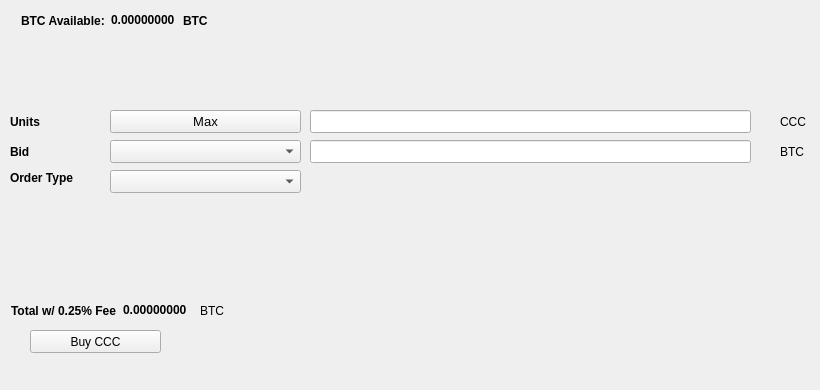
   <widget class="QWidget" name="BuyTab">
    <attribute name="title">
     <string>Buy</string>
    </attribute>
    <widget class="QPushButton" name="BuyCCC">
     <property name="geometry">
      <rect>
       <x>30</x>
       <y>330</y>
       <width>131</width>
       <height>23</height>
      </rect>
     </property>
     <property name="text">
      <string>Buy CCC</string>
     </property>
     <property name="icon">
      <iconset resource="../clonecoin.qrc">
       <normaloff>:/icons/bitcoin</normaloff>:/icons/bitcoin</iconset>
     </property>
    </widget>
    <widget class="QLabel" name="label_3">
     <property name="geometry">
      <rect>
       <x>10</x>
       <y>110</y>
       <width>46</width>
       <height>23</height>
      </rect>
     </property>
     <property name="font">
      <font>
       <weight>75</weight>
       <bold>true</bold>
      </font>
     </property>
     <property name="text">
      <string>Units</string>
     </property>
    </widget>
    <widget class="QLineEdit" name="UnitsInput">
     <property name="geometry">
      <rect>
       <x>310</x>
       <y>110</y>
       <width>441</width>
       <height>23</height>
      </rect>
     </property>
     <property name="font">
      <font>
       <pointsize>9</pointsize>
       <weight>75</weight>
       <bold>true</bold>
      </font>
     </property>
    </widget>
    <widget class="QLineEdit" name="BuyBidPriceEdit">
     <property name="geometry">
      <rect>
       <x>310</x>
       <y>140</y>
       <width>441</width>
       <height>23</height>
      </rect>
     </property>
     <property name="font">
      <font>
       <pointsize>9</pointsize>
       <weight>75</weight>
       <bold>true</bold>
      </font>
     </property>
    </widget>
    <widget class="QLabel" name="label_4">
     <property name="geometry">
      <rect>
       <x>780</x>
       <y>110</y>
       <width>31</width>
       <height>23</height>
      </rect>
     </property>
     <property name="text">
      <string>CCC</string>
     </property>
    </widget>
    <widget class="QLabel" name="label_5">
     <property name="geometry">
      <rect>
       <x>780</x>
       <y>140</y>
       <width>31</width>
       <height>23</height>
      </rect>
     </property>
     <property name="text">
      <string>BTC</string>
     </property>
    </widget>
    <widget class="QLabel" name="label_6">
     <property name="geometry">
      <rect>
       <x>10</x>
       <y>140</y>
       <width>46</width>
       <height>23</height>
      </rect>
     </property>
     <property name="font">
      <font>
       <weight>75</weight>
       <bold>true</bold>
      </font>
     </property>
     <property name="text">
      <string>Bid</string>
     </property>
    </widget>
    <widget class="QLabel" name="label_7">
     <property name="geometry">
      <rect>
       <x>10</x>
       <y>170</y>
       <width>91</width>
       <height>16</height>
      </rect>
     </property>
     <property name="font">
      <font>
       <weight>75</weight>
       <bold>true</bold>
      </font>
     </property>
     <property name="text">
      <string>Order Type</string>
     </property>
    </widget>
    <widget class="QPushButton" name="Buy_Max_Amount">
     <property name="geometry">
      <rect>
       <x>110</x>
       <y>110</y>
       <width>191</width>
       <height>23</height>
      </rect>
     </property>
     <property name="font">
      <font>
       <pointsize>10</pointsize>
      </font>
     </property>
     <property name="text">
      <string>Max</string>
     </property>
    </widget>
    <widget class="QComboBox" name="BuyBidcomboBox">
     <property name="geometry">
      <rect>
       <x>110</x>
       <y>140</y>
       <width>191</width>
       <height>23</height>
      </rect>
     </property>
     <property name="font">
      <font>
       <pointsize>10</pointsize>
      </font>
     </property>
    </widget>
    <widget class="QComboBox" name="buyOrdertypeCombo">
     <property name="geometry">
      <rect>
       <x>110</x>
       <y>170</y>
       <width>191</width>
       <height>23</height>
      </rect>
     </property>
     <property name="font">
      <font>
       <pointsize>10</pointsize>
      </font>
     </property>
    </widget>
    <widget class="QWidget" name="layoutWidget1">
     <property name="geometry">
      <rect>
       <x>21</x>
       <y>11</y>
       <width>227</width>
       <height>19</height>
      </rect>
     </property>
     <layout class="QHBoxLayout" name="horizontalLayout_3">
      <item>
       <widget class="QLabel" name="label232">
        <property name="font">
         <font>
          <weight>75</weight>
          <bold>true</bold>
         </font>
        </property>
        <property name="text">
         <string>BTC Available:</string>
        </property>
       </widget>
      </item>
      <item>
       <widget class="QLabel" name="BtcAvailableLbl">
        <property name="palette">
         <palette>
          <active>
           <colorrole role="WindowText">
            <brush brushstyle="SolidPattern">
             <color alpha="255">
              <red>0</red>
              <green>0</green>
              <blue>0</blue>
             </color>
            </brush>
           </colorrole>
           <colorrole role="Button">
            <brush brushstyle="SolidPattern">
             <color alpha="255">
              <red>0</red>
              <green>170</green>
              <blue>0</blue>
             </color>
            </brush>
           </colorrole>
           <colorrole role="Light">
            <brush brushstyle="SolidPattern">
             <color alpha="255">
              <red>0</red>
              <green>255</green>
              <blue>0</blue>
             </color>
            </brush>
           </colorrole>
           <colorrole role="Midlight">
            <brush brushstyle="SolidPattern">
             <color alpha="255">
              <red>0</red>
              <green>212</green>
              <blue>0</blue>
             </color>
            </brush>
           </colorrole>
           <colorrole role="Dark">
            <brush brushstyle="SolidPattern">
             <color alpha="255">
              <red>0</red>
              <green>85</green>
              <blue>0</blue>
             </color>
            </brush>
           </colorrole>
           <colorrole role="Mid">
            <brush brushstyle="SolidPattern">
             <color alpha="255">
              <red>0</red>
              <green>113</green>
              <blue>0</blue>
             </color>
            </brush>
           </colorrole>
           <colorrole role="Text">
            <brush brushstyle="SolidPattern">
             <color alpha="255">
              <red>0</red>
              <green>170</green>
              <blue>0</blue>
             </color>
            </brush>
           </colorrole>
           <colorrole role="BrightText">
            <brush brushstyle="SolidPattern">
             <color alpha="255">
              <red>255</red>
              <green>255</green>
              <blue>255</blue>
             </color>
            </brush>
           </colorrole>
           <colorrole role="ButtonText">
            <brush brushstyle="SolidPattern">
             <color alpha="255">
              <red>0</red>
              <green>0</green>
              <blue>0</blue>
             </color>
            </brush>
           </colorrole>
           <colorrole role="Base">
            <brush brushstyle="SolidPattern">
             <color alpha="255">
              <red>255</red>
              <green>255</green>
              <blue>255</blue>
             </color>
            </brush>
           </colorrole>
           <colorrole role="Window">
            <brush brushstyle="SolidPattern">
             <color alpha="255">
              <red>0</red>
              <green>170</green>
              <blue>0</blue>
             </color>
            </brush>
           </colorrole>
           <colorrole role="Shadow">
            <brush brushstyle="SolidPattern">
             <color alpha="255">
              <red>0</red>
              <green>0</green>
              <blue>0</blue>
             </color>
            </brush>
           </colorrole>
           <colorrole role="AlternateBase">
            <brush brushstyle="SolidPattern">
             <color alpha="255">
              <red>127</red>
              <green>212</green>
              <blue>127</blue>
             </color>
            </brush>
           </colorrole>
           <colorrole role="ToolTipBase">
            <brush brushstyle="SolidPattern">
             <color alpha="255">
              <red>255</red>
              <green>255</green>
              <blue>220</blue>
             </color>
            </brush>
           </colorrole>
           <colorrole role="ToolTipText">
            <brush brushstyle="SolidPattern">
             <color alpha="255">
              <red>0</red>
              <green>0</green>
              <blue>0</blue>
             </color>
            </brush>
           </colorrole>
          </active>
          <inactive>
           <colorrole role="WindowText">
            <brush brushstyle="SolidPattern">
             <color alpha="255">
              <red>0</red>
              <green>0</green>
              <blue>0</blue>
             </color>
            </brush>
           </colorrole>
           <colorrole role="Button">
            <brush brushstyle="SolidPattern">
             <color alpha="255">
              <red>0</red>
              <green>170</green>
              <blue>0</blue>
             </color>
            </brush>
           </colorrole>
           <colorrole role="Light">
            <brush brushstyle="SolidPattern">
             <color alpha="255">
              <red>0</red>
              <green>255</green>
              <blue>0</blue>
             </color>
            </brush>
           </colorrole>
           <colorrole role="Midlight">
            <brush brushstyle="SolidPattern">
             <color alpha="255">
              <red>0</red>
              <green>212</green>
              <blue>0</blue>
             </color>
            </brush>
           </colorrole>
           <colorrole role="Dark">
            <brush brushstyle="SolidPattern">
             <color alpha="255">
              <red>0</red>
              <green>85</green>
              <blue>0</blue>
             </color>
            </brush>
           </colorrole>
           <colorrole role="Mid">
            <brush brushstyle="SolidPattern">
             <color alpha="255">
              <red>0</red>
              <green>113</green>
              <blue>0</blue>
             </color>
            </brush>
           </colorrole>
           <colorrole role="Text">
            <brush brushstyle="SolidPattern">
             <color alpha="255">
              <red>0</red>
              <green>170</green>
              <blue>0</blue>
             </color>
            </brush>
           </colorrole>
           <colorrole role="BrightText">
            <brush brushstyle="SolidPattern">
             <color alpha="255">
              <red>255</red>
              <green>255</green>
              <blue>255</blue>
             </color>
            </brush>
           </colorrole>
           <colorrole role="ButtonText">
            <brush brushstyle="SolidPattern">
             <color alpha="255">
              <red>0</red>
              <green>0</green>
              <blue>0</blue>
             </color>
            </brush>
           </colorrole>
           <colorrole role="Base">
            <brush brushstyle="SolidPattern">
             <color alpha="255">
              <red>255</red>
              <green>255</green>
              <blue>255</blue>
             </color>
            </brush>
           </colorrole>
           <colorrole role="Window">
            <brush brushstyle="SolidPattern">
             <color alpha="255">
              <red>0</red>
              <green>170</green>
              <blue>0</blue>
             </color>
            </brush>
           </colorrole>
           <colorrole role="Shadow">
            <brush brushstyle="SolidPattern">
             <color alpha="255">
              <red>0</red>
              <green>0</green>
              <blue>0</blue>
             </color>
            </brush>
           </colorrole>
           <colorrole role="AlternateBase">
            <brush brushstyle="SolidPattern">
             <color alpha="255">
              <red>127</red>
              <green>212</green>
              <blue>127</blue>
             </color>
            </brush>
           </colorrole>
           <colorrole role="ToolTipBase">
            <brush brushstyle="SolidPattern">
             <color alpha="255">
              <red>255</red>
              <green>255</green>
              <blue>220</blue>
             </color>
            </brush>
           </colorrole>
           <colorrole role="ToolTipText">
            <brush brushstyle="SolidPattern">
             <color alpha="255">
              <red>0</red>
              <green>0</green>
              <blue>0</blue>
             </color>
            </brush>
           </colorrole>
          </inactive>
          <disabled>
           <colorrole role="WindowText">
            <brush brushstyle="SolidPattern">
             <color alpha="255">
              <red>0</red>
              <green>85</green>
              <blue>0</blue>
             </color>
            </brush>
           </colorrole>
           <colorrole role="Button">
            <brush brushstyle="SolidPattern">
             <color alpha="255">
              <red>0</red>
              <green>170</green>
              <blue>0</blue>
             </color>
            </brush>
           </colorrole>
           <colorrole role="Light">
            <brush brushstyle="SolidPattern">
             <color alpha="255">
              <red>0</red>
              <green>255</green>
              <blue>0</blue>
             </color>
            </brush>
           </colorrole>
           <colorrole role="Midlight">
            <brush brushstyle="SolidPattern">
             <color alpha="255">
              <red>0</red>
              <green>212</green>
              <blue>0</blue>
             </color>
            </brush>
           </colorrole>
           <colorrole role="Dark">
            <brush brushstyle="SolidPattern">
             <color alpha="255">
              <red>0</red>
              <green>85</green>
              <blue>0</blue>
             </color>
            </brush>
           </colorrole>
           <colorrole role="Mid">
            <brush brushstyle="SolidPattern">
             <color alpha="255">
              <red>0</red>
              <green>113</green>
              <blue>0</blue>
             </color>
            </brush>
           </colorrole>
           <colorrole role="Text">
            <brush brushstyle="SolidPattern">
             <color alpha="255">
              <red>0</red>
              <green>85</green>
              <blue>0</blue>
             </color>
            </brush>
           </colorrole>
           <colorrole role="BrightText">
            <brush brushstyle="SolidPattern">
             <color alpha="255">
              <red>255</red>
              <green>255</green>
              <blue>255</blue>
             </color>
            </brush>
           </colorrole>
           <colorrole role="ButtonText">
            <brush brushstyle="SolidPattern">
             <color alpha="255">
              <red>0</red>
              <green>85</green>
              <blue>0</blue>
             </color>
            </brush>
           </colorrole>
           <colorrole role="Base">
            <brush brushstyle="SolidPattern">
             <color alpha="255">
              <red>0</red>
              <green>170</green>
              <blue>0</blue>
             </color>
            </brush>
           </colorrole>
           <colorrole role="Window">
            <brush brushstyle="SolidPattern">
             <color alpha="255">
              <red>0</red>
              <green>170</green>
              <blue>0</blue>
             </color>
            </brush>
           </colorrole>
           <colorrole role="Shadow">
            <brush brushstyle="SolidPattern">
             <color alpha="255">
              <red>0</red>
              <green>0</green>
              <blue>0</blue>
             </color>
            </brush>
           </colorrole>
           <colorrole role="AlternateBase">
            <brush brushstyle="SolidPattern">
             <color alpha="255">
              <red>0</red>
              <green>170</green>
              <blue>0</blue>
             </color>
            </brush>
           </colorrole>
           <colorrole role="ToolTipBase">
            <brush brushstyle="SolidPattern">
             <color alpha="255">
              <red>255</red>
              <green>255</green>
              <blue>220</blue>
             </color>
            </brush>
           </colorrole>
           <colorrole role="ToolTipText">
            <brush brushstyle="SolidPattern">
             <color alpha="255">
              <red>0</red>
              <green>0</green>
              <blue>0</blue>
             </color>
            </brush>
           </colorrole>
          </disabled>
         </palette>
        </property>
        <property name="font">
         <font>
          <weight>75</weight>
          <bold>true</bold>
         </font>
        </property>
        <property name="text">
         <string>0.00000000</string>
        </property>
        <property name="textInteractionFlags">
         <set>Qt::LinksAccessibleByMouse|Qt::TextSelectableByKeyboard|Qt::TextSelectableByMouse</set>
        </property>
       </widget>
      </item>
      <item>
       <widget class="QLabel" name="BtcAvailableLbl_2">
        <property name="font">
         <font>
          <weight>75</weight>
          <bold>true</bold>
         </font>
        </property>
        <property name="text">
         <string>BTC</string>
        </property>
       </widget>
      </item>
     </layout>
    </widget>
    <widget class="QWidget" name="layoutWidge2">
     <property name="geometry">
      <rect>
       <x>11</x>
       <y>301</y>
       <width>259</width>
       <height>19</height>
      </rect>
     </property>
     <layout class="QHBoxLayout" name="horizontalLayout_4">
      <item>
       <widget class="QLabel" name="label_9">
        <property name="font">
         <font>
          <weight>75</weight>
          <bold>true</bold>
         </font>
        </property>
        <property name="text">
         <string>Total w/ 0.25% Fee</string>
        </property>
       </widget>
      </item>
      <item>
       <widget class="QLabel" name="BuyCostLabel">
        <property name="palette">
         <palette>
          <active>
           <colorrole role="WindowText">
            <brush brushstyle="SolidPattern">
             <color alpha="255">
              <red>0</red>
              <green>0</green>
              <blue>0</blue>
             </color>
            </brush>
           </colorrole>
           <colorrole role="Button">
            <brush brushstyle="SolidPattern">
             <color alpha="255">
              <red>0</red>
              <green>170</green>
              <blue>0</blue>
             </color>
            </brush>
           </colorrole>
           <colorrole role="Light">
            <brush brushstyle="SolidPattern">
             <color alpha="255">
              <red>0</red>
              <green>255</green>
              <blue>0</blue>
             </color>
            </brush>
           </colorrole>
           <colorrole role="Midlight">
            <brush brushstyle="SolidPattern">
             <color alpha="255">
              <red>0</red>
              <green>212</green>
              <blue>0</blue>
             </color>
            </brush>
           </colorrole>
           <colorrole role="Dark">
            <brush brushstyle="SolidPattern">
             <color alpha="255">
              <red>0</red>
              <green>85</green>
              <blue>0</blue>
             </color>
            </brush>
           </colorrole>
           <colorrole role="Mid">
            <brush brushstyle="SolidPattern">
             <color alpha="255">
              <red>0</red>
              <green>113</green>
              <blue>0</blue>
             </color>
            </brush>
           </colorrole>
           <colorrole role="Text">
            <brush brushstyle="SolidPattern">
             <color alpha="255">
              <red>0</red>
              <green>170</green>
              <blue>0</blue>
             </color>
            </brush>
           </colorrole>
           <colorrole role="BrightText">
            <brush brushstyle="SolidPattern">
             <color alpha="255">
              <red>255</red>
              <green>255</green>
              <blue>255</blue>
             </color>
            </brush>
           </colorrole>
           <colorrole role="ButtonText">
            <brush brushstyle="SolidPattern">
             <color alpha="255">
              <red>0</red>
              <green>0</green>
              <blue>0</blue>
             </color>
            </brush>
           </colorrole>
           <colorrole role="Base">
            <brush brushstyle="SolidPattern">
             <color alpha="255">
              <red>255</red>
              <green>255</green>
              <blue>255</blue>
             </color>
            </brush>
           </colorrole>
           <colorrole role="Window">
            <brush brushstyle="SolidPattern">
             <color alpha="255">
              <red>0</red>
              <green>170</green>
              <blue>0</blue>
             </color>
            </brush>
           </colorrole>
           <colorrole role="Shadow">
            <brush brushstyle="SolidPattern">
             <color alpha="255">
              <red>0</red>
              <green>0</green>
              <blue>0</blue>
             </color>
            </brush>
           </colorrole>
           <colorrole role="AlternateBase">
            <brush brushstyle="SolidPattern">
             <color alpha="255">
              <red>127</red>
              <green>212</green>
              <blue>127</blue>
             </color>
            </brush>
           </colorrole>
           <colorrole role="ToolTipBase">
            <brush brushstyle="SolidPattern">
             <color alpha="255">
              <red>255</red>
              <green>255</green>
              <blue>220</blue>
             </color>
            </brush>
           </colorrole>
           <colorrole role="ToolTipText">
            <brush brushstyle="SolidPattern">
             <color alpha="255">
              <red>0</red>
              <green>0</green>
              <blue>0</blue>
             </color>
            </brush>
           </colorrole>
          </active>
          <inactive>
           <colorrole role="WindowText">
            <brush brushstyle="SolidPattern">
             <color alpha="255">
              <red>0</red>
              <green>0</green>
              <blue>0</blue>
             </color>
            </brush>
           </colorrole>
           <colorrole role="Button">
            <brush brushstyle="SolidPattern">
             <color alpha="255">
              <red>0</red>
              <green>170</green>
              <blue>0</blue>
             </color>
            </brush>
           </colorrole>
           <colorrole role="Light">
            <brush brushstyle="SolidPattern">
             <color alpha="255">
              <red>0</red>
              <green>255</green>
              <blue>0</blue>
             </color>
            </brush>
           </colorrole>
           <colorrole role="Midlight">
            <brush brushstyle="SolidPattern">
             <color alpha="255">
              <red>0</red>
              <green>212</green>
              <blue>0</blue>
             </color>
            </brush>
           </colorrole>
           <colorrole role="Dark">
            <brush brushstyle="SolidPattern">
             <color alpha="255">
              <red>0</red>
              <green>85</green>
              <blue>0</blue>
             </color>
            </brush>
           </colorrole>
           <colorrole role="Mid">
            <brush brushstyle="SolidPattern">
             <color alpha="255">
              <red>0</red>
              <green>113</green>
              <blue>0</blue>
             </color>
            </brush>
           </colorrole>
           <colorrole role="Text">
            <brush brushstyle="SolidPattern">
             <color alpha="255">
              <red>0</red>
              <green>170</green>
              <blue>0</blue>
             </color>
            </brush>
           </colorrole>
           <colorrole role="BrightText">
            <brush brushstyle="SolidPattern">
             <color alpha="255">
              <red>255</red>
              <green>255</green>
              <blue>255</blue>
             </color>
            </brush>
           </colorrole>
           <colorrole role="ButtonText">
            <brush brushstyle="SolidPattern">
             <color alpha="255">
              <red>0</red>
              <green>0</green>
              <blue>0</blue>
             </color>
            </brush>
           </colorrole>
           <colorrole role="Base">
            <brush brushstyle="SolidPattern">
             <color alpha="255">
              <red>255</red>
              <green>255</green>
              <blue>255</blue>
             </color>
            </brush>
           </colorrole>
           <colorrole role="Window">
            <brush brushstyle="SolidPattern">
             <color alpha="255">
              <red>0</red>
              <green>170</green>
              <blue>0</blue>
             </color>
            </brush>
           </colorrole>
           <colorrole role="Shadow">
            <brush brushstyle="SolidPattern">
             <color alpha="255">
              <red>0</red>
              <green>0</green>
              <blue>0</blue>
             </color>
            </brush>
           </colorrole>
           <colorrole role="AlternateBase">
            <brush brushstyle="SolidPattern">
             <color alpha="255">
              <red>127</red>
              <green>212</green>
              <blue>127</blue>
             </color>
            </brush>
           </colorrole>
           <colorrole role="ToolTipBase">
            <brush brushstyle="SolidPattern">
             <color alpha="255">
              <red>255</red>
              <green>255</green>
              <blue>220</blue>
             </color>
            </brush>
           </colorrole>
           <colorrole role="ToolTipText">
            <brush brushstyle="SolidPattern">
             <color alpha="255">
              <red>0</red>
              <green>0</green>
              <blue>0</blue>
             </color>
            </brush>
           </colorrole>
          </inactive>
          <disabled>
           <colorrole role="WindowText">
            <brush brushstyle="SolidPattern">
             <color alpha="255">
              <red>0</red>
              <green>85</green>
              <blue>0</blue>
             </color>
            </brush>
           </colorrole>
           <colorrole role="Button">
            <brush brushstyle="SolidPattern">
             <color alpha="255">
              <red>0</red>
              <green>170</green>
              <blue>0</blue>
             </color>
            </brush>
           </colorrole>
           <colorrole role="Light">
            <brush brushstyle="SolidPattern">
             <color alpha="255">
              <red>0</red>
              <green>255</green>
              <blue>0</blue>
             </color>
            </brush>
           </colorrole>
           <colorrole role="Midlight">
            <brush brushstyle="SolidPattern">
             <color alpha="255">
              <red>0</red>
              <green>212</green>
              <blue>0</blue>
             </color>
            </brush>
           </colorrole>
           <colorrole role="Dark">
            <brush brushstyle="SolidPattern">
             <color alpha="255">
              <red>0</red>
              <green>85</green>
              <blue>0</blue>
             </color>
            </brush>
           </colorrole>
           <colorrole role="Mid">
            <brush brushstyle="SolidPattern">
             <color alpha="255">
              <red>0</red>
              <green>113</green>
              <blue>0</blue>
             </color>
            </brush>
           </colorrole>
           <colorrole role="Text">
            <brush brushstyle="SolidPattern">
             <color alpha="255">
              <red>0</red>
              <green>85</green>
              <blue>0</blue>
             </color>
            </brush>
           </colorrole>
           <colorrole role="BrightText">
            <brush brushstyle="SolidPattern">
             <color alpha="255">
              <red>255</red>
              <green>255</green>
              <blue>255</blue>
             </color>
            </brush>
           </colorrole>
           <colorrole role="ButtonText">
            <brush brushstyle="SolidPattern">
             <color alpha="255">
              <red>0</red>
              <green>85</green>
              <blue>0</blue>
             </color>
            </brush>
           </colorrole>
           <colorrole role="Base">
            <brush brushstyle="SolidPattern">
             <color alpha="255">
              <red>0</red>
              <green>170</green>
              <blue>0</blue>
             </color>
            </brush>
           </colorrole>
           <colorrole role="Window">
            <brush brushstyle="SolidPattern">
             <color alpha="255">
              <red>0</red>
              <green>170</green>
              <blue>0</blue>
             </color>
            </brush>
           </colorrole>
           <colorrole role="Shadow">
            <brush brushstyle="SolidPattern">
             <color alpha="255">
              <red>0</red>
              <green>0</green>
              <blue>0</blue>
             </color>
            </brush>
           </colorrole>
           <colorrole role="AlternateBase">
            <brush brushstyle="SolidPattern">
             <color alpha="255">
              <red>0</red>
              <green>170</green>
              <blue>0</blue>
             </color>
            </brush>
           </colorrole>
           <colorrole role="ToolTipBase">
            <brush brushstyle="SolidPattern">
             <color alpha="255">
              <red>255</red>
              <green>255</green>
              <blue>220</blue>
             </color>
            </brush>
           </colorrole>
           <colorrole role="ToolTipText">
            <brush brushstyle="SolidPattern">
             <color alpha="255">
              <red>0</red>
              <green>0</green>
              <blue>0</blue>
             </color>
            </brush>
           </colorrole>
          </disabled>
         </palette>
        </property>
        <property name="font">
         <font>
          <weight>75</weight>
          <bold>true</bold>
         </font>
        </property>
        <property name="autoFillBackground">
         <bool>false</bool>
        </property>
        <property name="text">
         <string>0.00000000</string>
        </property>
        <property name="textInteractionFlags">
         <set>Qt::LinksAccessibleByMouse|Qt::TextSelectableByMouse</set>
        </property>
       </widget>
      </item>
      <item>
       <widget class="QLabel" name="label_10">
        <property name="font">
         <font>
          <weight>50</weight>
          <bold>false</bold>
         </font>
        </property>
        <property name="text">
         <string>BTC</string>
        </property>
       </widget>
      </item>
     </layout>
    </widget>
    <widget class="QLabel" name="label_24">
     <property name="geometry">
      <rect>
       <x>460</x>
       <y>300</y>
       <width>281</width>
       <height>81</height>
      </rect>
     </property>
     <property name="text">
      <string/>
     </property>
     <property name="pixmap">
      <pixmap>:/images/bittrex</pixmap>
     </property>
    </widget>
   </widget>
